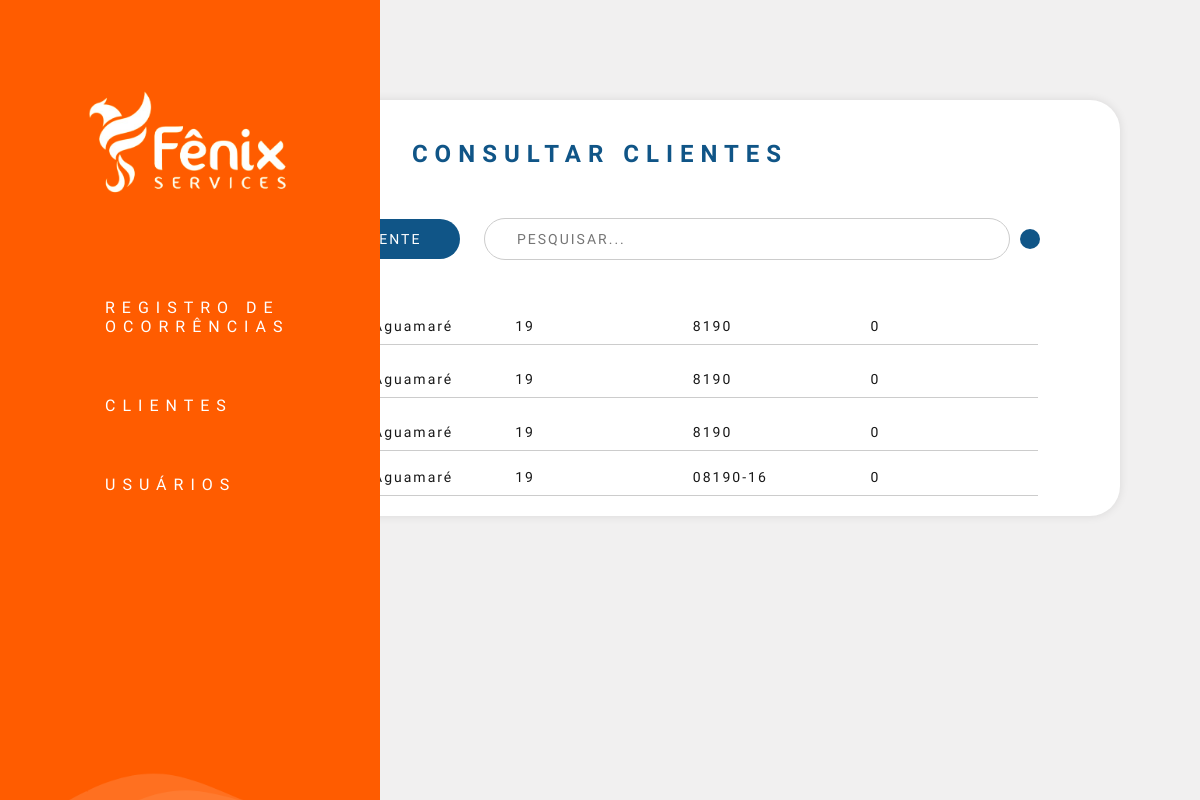
The page /screens/index_clientes.php (signed in) on the database as committed earlier.
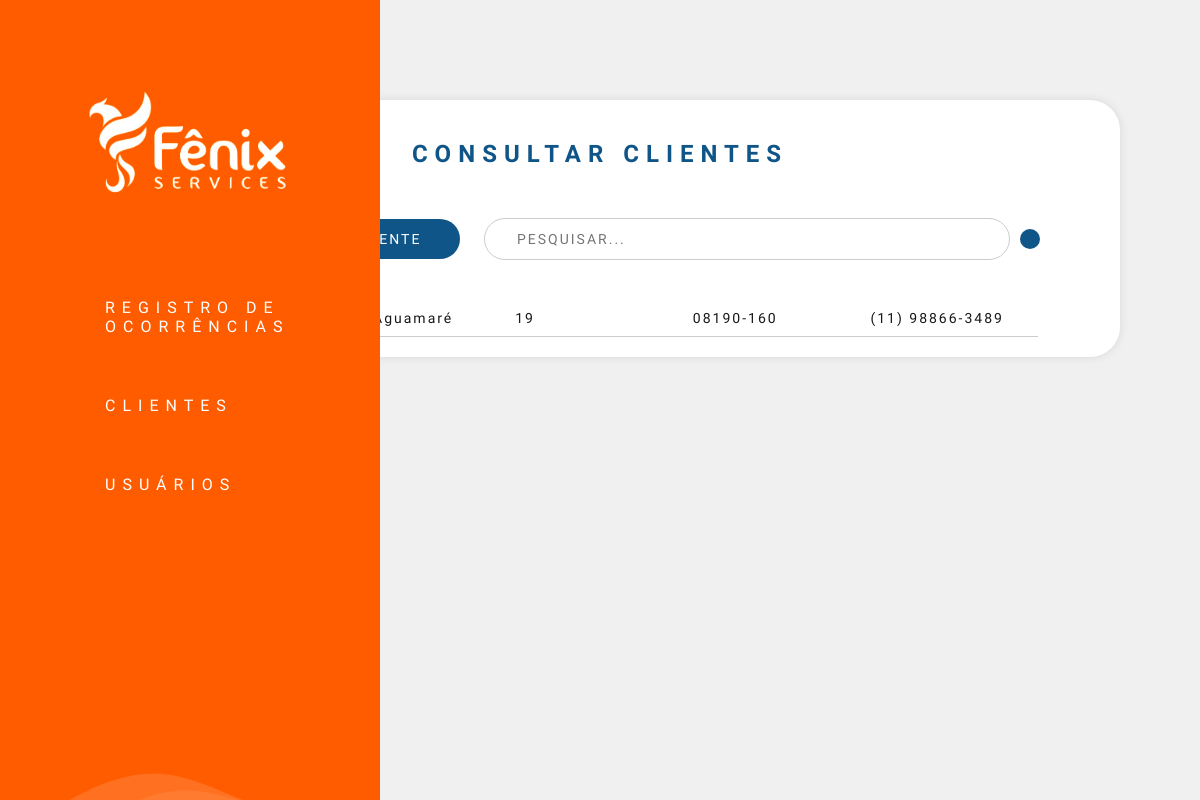
The same page on the database as committed later.
### tables this page shows
CREATE TABLE `clientes` (
  `id` int(11) NOT NULL,
  `nome` char(100) NOT NULL,
  `cpf` varchar(14) NOT NULL,
  `rg` varchar(14) NOT NULL,
  `email` varchar(100) NOT NULL,
  `telefone` varchar(16) NOT NULL,
  `tipo` char(15) NOT NULL,
  `CEP` varchar(14) NOT NULL,
  `rua` varchar(100) NOT NULL,
  `num` varchar(11) NOT NULL,
  `bairro` char(50) NOT NULL,
  `cidade` char(50) NOT NULL,
  `estado` char(2) NOT NULL,
  `pont_ref` varchar(100) NOT NULL
);

### screens/index_clientes.php (the view, shortened to what this page needs)
<?php
include('../php/conexao.php');
$query = "SELECT * FROM clientes";
$resultado = mysqli_query($conexao, $query);
?>
<!DOCTYPE html>
<html lang="pt-BR">
<head>
    <link rel="stylesheet" href="../css/style_clientes.css">
</head>
<body>
<div class="sidenav">
    <img src="../assets/logo-fenix-branca.png" alt="Logo Fênix Branca" style="width: 100%; max-width: 225px; display: block; margin: 0 auto; padding-top: 40px;">
    <a href="index_registro_ocorr.php"><i class="ph ph-list-plus"></i> REGISTRO   DE OCORRÊNCIAS</a>
    <a href="index_clientes.php"><i class="ph ph-users-three"></i> CLIENTES</a>
    <a href="index_cadastrar_usuarios.php"><i class="ph ph-user-list"></i> USUÁRIOS</a>
</div>
<div class="container">
    <h2>CONSULTAR CLIENTES</h2>
    <div class="top-bar">
        <button class="btn-cadastrar" onclick="window.location.href='cadastrar_clientes.php'">CADASTRAR NOVO CLIENTE</button>
        <div class="search-bar">
            <input type="text" placeholder="PESQUISAR...">
            <button><i class="ph ph-magnifying-glass"></i></button>
        </div>
</div>
    <div class="lista">
    <?php
    if (mysqli_num_rows($resultado) > 0) {
        while ($cliente = mysqli_fetch_assoc($resultado)) {
            echo '<div class="grid-container">';
            echo '<div class="list-item"><span class="nome">' . $cliente['nome'] . '</span></div>';
            echo '<div class="list-item"><span class="rua">' . $cliente['rua'] . '</span></div>';
            echo '<div class="list-item"><span class="numero">' . $cliente['num'] . '</span></div>';
            echo '<div class="list-item"><span class="cep">' . $cliente['CEP'] . '</span></div>';
            echo '<div class="list-item"><span class="telefone">' . $cliente['telefone'] . '</span></div>';
            echo '</div>';
        }
    } else {
        echo '<p>Nenhum cliente cadastrado.</p>';
    }
    ?>
</div>
</div>
</body>
</html>

### css/style_clientes.css (style rules this page uses)
body { font-family: Arial, sans-serif; margin: 0; padding: 0; background-color: #f1f0f0; }
.sidenav { height: 100%; width: 380px; position: fixed; z-index: 1; top: 0; left: 0; background-color: #FF5C00; padding-top: 40px; background-image: url('../assets/fundo-nav.png'); background-size: contain; background-repeat: no-repeat; background-position: center; }
.sidenav a { font-family: 'League Spartan', sans-serif; letter-spacing: 7px; padding: 10px; text-decoration: none; font-size: 16px; color: #ffffff; display: flex; align-items: center; margin-left: 75px; margin-top: 40px; }
.container { max-width: 1000px; margin: 100px auto 0; padding: 20px; background-color: #ffffff; border-radius: 30px; box-shadow: 0 0 10px rgba(0, 0, 0, 0.1); }
.container h2 { font-size: 24px; color: #105587; font-family: 'League Spartan', sans-serif; letter-spacing: 7px; text-align: center; margin-bottom: 50px; }
.lista { margin-top: 40px; padding-left: 50px; padding-right: 50px; }
.grid-container { display: grid; grid-template-columns: 1fr 1fr 1fr 1fr 1fr auto; align-items: center; }
.list-item { display: flex; align-items: center; padding: 10px; border-bottom: 1px solid #ccc; }
.list-item span { font-family: 'League Spartan', sans-serif; letter-spacing: 2px; font-size: 14px; color: #181818; }
.top-bar { display: flex; justify-content: space-between; align-items: center; margin-bottom: 20px; padding-left: 60px; padding-right: 60px; }
.btn-cadastrar { font-family: 'League Spartan', sans-serif; letter-spacing: 2px; font-size: 14px; width: 300px; padding: 12px; border: none; border-radius: 40px; background-color: #105587; color: white; cursor: pointer; }
.search-bar { display: flex; align-items: center; }
.search-bar input[type="text"] { font-family: 'League Spartan', sans-serif; letter-spacing: 2px; font-size: 14px; width: 500px; padding: 12px; border: 1px solid #ccc; border-radius: 40px; margin-right: 10px; text-indent: 20px; }
.search-bar button { background-color: #105587; color: white; border: none; padding: 10px; border-radius: 20px; cursor: pointer; }

Rows that differ between the two databases and show on the page:
removed clientes: rua "Rua Aguamaré", num "19", CEP "8190", telefone "0"
removed clientes: rua "Rua Aguamaré", num "19", CEP "8190", telefone "0"
removed clientes: rua "Rua Aguamaré", num "19", CEP "8190", telefone "0"
removed clientes: rua "Rua Aguamaré", num "19", CEP "08190-16", telefone "0"
added clientes: rua "Rua Aguamaré", num "19", CEP "08190-160", telefone "(11) 98866-3489"
